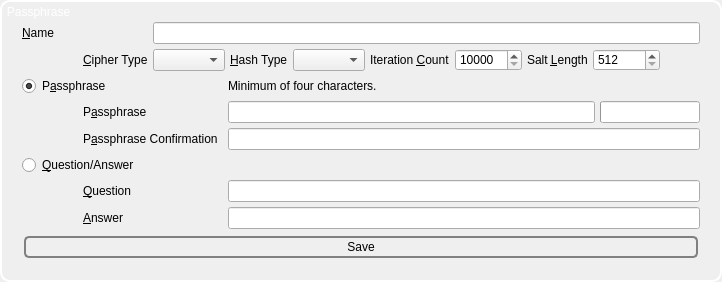
               <widget class="QGroupBox" name="passphraseGroupBox">
                <property name="styleSheet">
                 <string notr="true">QGroupBox { 
background-color:
qlineargradient(spread:pad, 
x1:0, y1:1, 
x2:1, y2:0, 
stop:0.05 rgba(218, 232, 255, 255), 
stop:1 rgba(170, 85, 255, 255));
color: rgb(255, 255, 255);

border-style: outset;
border-width: 2px;
border-radius: 10px;
border-color: white;
padding: 15px;
}

QGroupBox::title
{
left: 5px;
top: 5px;
}</string>
                </property>
                <property name="title">
                 <string>Passphrase</string>
                </property>
                <layout class="QVBoxLayout" name="verticalLayout_16">
                 <property name="spacing">
                  <number>5</number>
                 </property>
                 <property name="leftMargin">
                  <number>5</number>
                 </property>
                 <property name="topMargin">
                  <number>5</number>
                 </property>
                 <property name="rightMargin">
                  <number>5</number>
                 </property>
                 <property name="bottomMargin">
                  <number>5</number>
                 </property>
                 <item>
                  <layout class="QGridLayout" name="gridLayout">
                   <property name="spacing">
                    <number>5</number>
                   </property>
                   <item row="6" column="4">
                    <widget class="spoton_lineedit" name="passphrase2">
                     <property name="echoMode">
                      <enum>QLineEdit::Password</enum>
                     </property>
                    </widget>
                   </item>
                   <item row="8" column="0" colspan="2">
                    <widget class="QRadioButton" name="question_rb">
                     <property name="text">
                      <string>&amp;Question/Answer</string>
                     </property>
                    </widget>
                   </item>
                   <item row="9" column="4">
                    <widget class="spoton_lineedit" name="question"/>
                   </item>
                   <item row="10" column="4">
                    <widget class="spoton_lineedit" name="answer"/>
                   </item>
                   <item row="3" column="4">
                    <widget class="QLabel" name="label_58">
                     <property name="text">
                      <string>Minimum of four characters.</string>
                     </property>
                    </widget>
                   </item>
                   <item row="3" column="0" colspan="2">
                    <widget class="QRadioButton" name="passphrase_rb">
                     <property name="sizePolicy">
                      <sizepolicy hsizetype="Minimum" vsizetype="Preferred">
                       <horstretch>0</horstretch>
                       <verstretch>0</verstretch>
                      </sizepolicy>
                     </property>
                     <property name="text">
                      <string>P&amp;assphrase</string>
                     </property>
                     <property name="checked">
                      <bool>true</bool>
                     </property>
                    </widget>
                   </item>
                   <item row="1" column="0" colspan="2">
                    <widget class="QLabel" name="label_74">
                     <property name="text">
                      <string>&amp;Name</string>
                     </property>
                     <property name="buddy">
                      <cstring>username</cstring>
                     </property>
                    </widget>
                   </item>
                   <item row="1" column="2" colspan="3">
                    <widget class="QLineEdit" name="username"/>
                   </item>
                   <item row="2" column="0">
                    <widget class="QLabel" name="label_18">
                     <property name="text">
                      <string/>
                     </property>
                    </widget>
                   </item>
                   <item row="4" column="1" colspan="2">
                    <widget class="QLabel" name="label_55">
                     <property name="text">
                      <string>P&amp;assphrase</string>
                     </property>
                     <property name="buddy">
                      <cstring>passphrase1</cstring>
                     </property>
                    </widget>
                   </item>
                   <item row="6" column="1" colspan="2">
                    <widget class="QLabel" name="label_56">
                     <property name="text">
                      <string>P&amp;assphrase Confirmation</string>
                     </property>
                     <property name="buddy">
                      <cstring>passphrase2</cstring>
                     </property>
                    </widget>
                   </item>
                   <item row="9" column="1" colspan="2">
                    <widget class="QLabel" name="label_97">
                     <property name="text">
                      <string>&amp;Question</string>
                     </property>
                     <property name="buddy">
                      <cstring>question</cstring>
                     </property>
                    </widget>
                   </item>
                   <item row="10" column="1" colspan="2">
                    <widget class="QLabel" name="label_98">
                     <property name="text">
                      <string>&amp;Answer</string>
                     </property>
                     <property name="buddy">
                      <cstring>answer</cstring>
                     </property>
                    </widget>
                   </item>
                   <item row="2" column="1" colspan="4">
                    <layout class="QHBoxLayout" name="horizontalLayout_18">
                     <property name="spacing">
                      <number>5</number>
                     </property>
                     <item>
                      <widget class="QLabel" name="label">
                       <property name="text">
                        <string>&amp;Cipher Type</string>
                       </property>
                       <property name="buddy">
                        <cstring>cipherType</cstring>
                       </property>
                      </widget>
                     </item>
                     <item>
                      <widget class="QComboBox" name="cipherType">
                       <property name="sizeAdjustPolicy">
                        <enum>QComboBox::AdjustToContents</enum>
                       </property>
                      </widget>
                     </item>
                     <item>
                      <widget class="QLabel" name="label_14">
                       <property name="text">
                        <string>&amp;Hash Type</string>
                       </property>
                       <property name="buddy">
                        <cstring>hashType</cstring>
                       </property>
                      </widget>
                     </item>
                     <item>
                      <widget class="QComboBox" name="hashType">
                       <property name="sizeAdjustPolicy">
                        <enum>QComboBox::AdjustToContents</enum>
                       </property>
                      </widget>
                     </item>
                     <item>
                      <widget class="QLabel" name="label_15">
                       <property name="text">
                        <string>Iteration &amp;Count</string>
                       </property>
                       <property name="buddy">
                        <cstring>iterationCount</cstring>
                       </property>
                      </widget>
                     </item>
                     <item>
                      <widget class="QSpinBox" name="iterationCount">
                       <property name="minimum">
                        <number>10000</number>
                       </property>
                       <property name="maximum">
                        <number>999999999</number>
                       </property>
                       <property name="value">
                        <number>10000</number>
                       </property>
                      </widget>
                     </item>
                     <item>
                      <widget class="QLabel" name="label_16">
                       <property name="text">
                        <string>Salt &amp;Length</string>
                       </property>
                       <property name="buddy">
                        <cstring>saltLength</cstring>
                       </property>
                      </widget>
                     </item>
                     <item>
                      <widget class="QSpinBox" name="saltLength">
                       <property name="minimum">
                        <number>512</number>
                       </property>
                       <property name="maximum">
                        <number>999999999</number>
                       </property>
                      </widget>
                     </item>
                     <item>
                      <spacer name="horizontalSpacer_11">
                       <property name="orientation">
                        <enum>Qt::Horizontal</enum>
                       </property>
                       <property name="sizeHint" stdset="0">
                        <size>
                         <width>40</width>
                         <height>20</height>
                        </size>
                       </property>
                      </spacer>
                     </item>
                    </layout>
                   </item>
                   <item row="4" column="4">
                    <layout class="QHBoxLayout" name="horizontalLayout_3">
                     <property name="spacing">
                      <number>5</number>
                     </property>
                     <item>
                      <widget class="spoton_lineedit" name="passphrase1">
                       <property name="echoMode">
                        <enum>QLineEdit::Password</enum>
                       </property>
                      </widget>
                     </item>
                     <item>
                      <widget class="QProgressBar" name="passphrase_strength_indicator">
                       <property name="maximumSize">
                        <size>
                         <width>100</width>
                         <height>16777215</height>
                        </size>
                       </property>
                       <property name="value">
                        <number>0</number>
                       </property>
                       <property name="textVisible">
                        <bool>false</bool>
                       </property>
                      </widget>
                     </item>
                    </layout>
                   </item>
                  </layout>
                 </item>
                 <item>
                  <widget class="QPushButton" name="setPassphrase">
                   <property name="styleSheet">
                    <string notr="true">QPushButton {
 border: 2px solid gray;
 background-color: qlineargradient(x1: 0, y1: 0, x2: 0, y2: 1,
                                   stop: 0 #E0E0E0, stop: 1 #FFFFFF);
 border-radius: 5px;
 margin: 2px;
 padding: 2px;
 }


QPushButton:hover { 
background-color: qlineargradient(x1: 0, y1: 0, x2: 0, y2: 1,
                                   stop: 0 rgb(254,229,172), stop: 1 #FFFFFF);
background-position: top center; } 


QPushButton:pressed {
     background-color: darkgray;
     border-style: inset;
 }
</string>
                   </property>
                   <property name="text">
                    <string>Save</string>
                   </property>
                   <property name="iconSize">
                    <size>
                     <width>40</width>
                     <height>40</height>
                    </size>
                   </property>
                  </widget>
                 </item>
                </layout>
               </widget>
